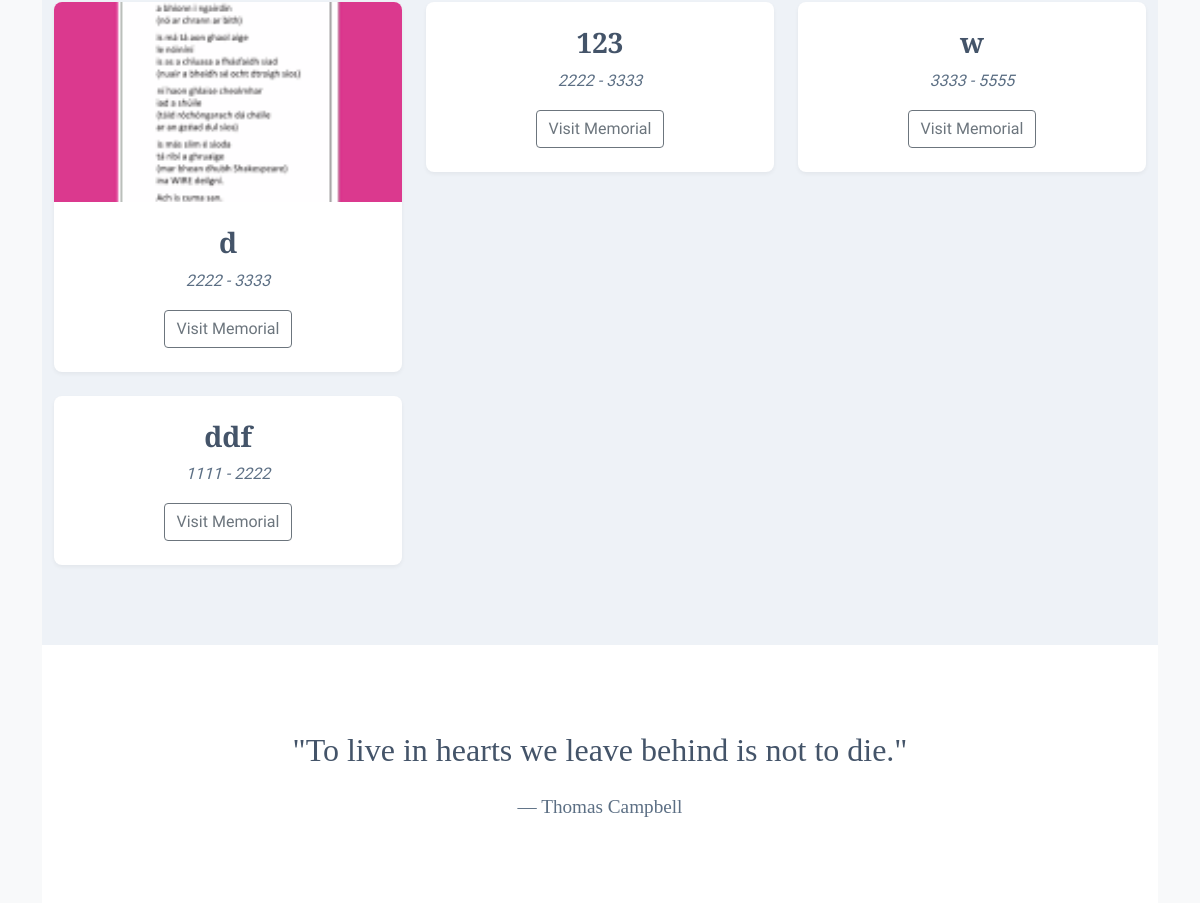
Before: / (lower part) with the older database file.
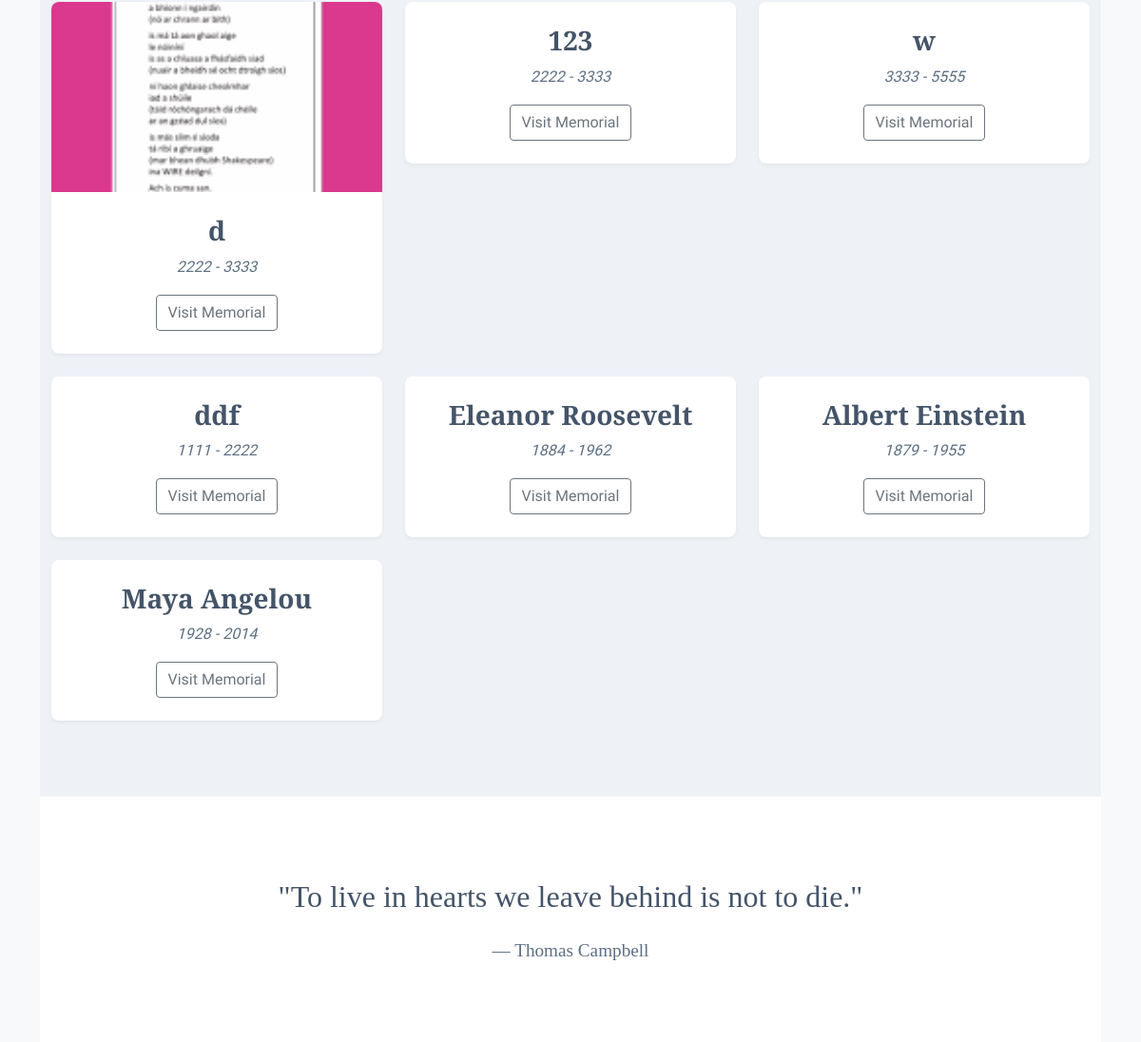
After: the same page with the newer database file.
### app/models/memorial.py (models this page shows, shortened)
class Memorial(db.Model):
    id = db.Column(db.Integer, primary_key=True)
    name = db.Column(db.String(100), nullable=False)
    birth_date = db.Column(db.Date)
    death_date = db.Column(db.Date)
    biography = db.Column(db.Text)
    custom_url = db.Column(db.String(100), unique=True)
    is_public = db.Column(db.Boolean, default=True)
    access_code = db.Column(db.String(20))
    created_at = db.Column(db.DateTime, default=datetime.utcnow)
    creator_id = db.Column(db.Integer, db.ForeignKey('user.id'), nullable=False)
    theme_id = db.Column(db.Integer, db.ForeignKey('theme.id'))
    layout = db.Column(db.String(32), default='standard')  # standard, compact, full-width, etc.
    photos = db.relationship('Photo', backref='memorial', lazy='dynamic')
    tributes = db.relationship('Tribute', backref='memorial', lazy='dynamic')
    events = db.relationship('Event', backref='memorial', lazy='dynamic')

### app/models/photo.py (models this page shows, shortened)
class Photo(db.Model):
    id = db.Column(db.Integer, primary_key=True)
    filename = db.Column(db.String(255), nullable=False)
    caption = db.Column(db.String(255))
    date_taken = db.Column(db.Date)
    uploaded_at = db.Column(db.DateTime, default=datetime.utcnow)
    is_profile = db.Column(db.Boolean, default=False)
    display_order = db.Column(db.Integer, default=0)
    memorial_id = db.Column(db.Integer, db.ForeignKey('memorial.id'), nullable=False)

### app/routes/memorial.py (the view)
@bp.route('/')
def index():
    memorials = Memorial.query.filter_by(is_public=True).all()
    return render_template('memorial/index.html', memorials=memorials)

### app/templates/memorial/index.html (shortened to what this page needs)
{% extends "base.html" %}
{% block head %}
<link rel="stylesheet" href="{{ url_for('static', filename='css/home.css', v='1.0') }}">
{% endblock %}
{% block content %}
{% if memorials %}
<section class="recent-memorials">
    <div class="container">
        <div class="row g-4">
            {% for memorial in memorials %}
            <div class="col-md-4">
                <div class="memorial-card">
                    {% if memorial.photos.filter_by(is_profile=true).first() %}
                    <div class="memorial-image">
                        <img src="{{ url_for('static', filename='uploads/' ~ memorial.id ~ '/' ~ memorial.photos.filter_by(is_profile=true).first().filename) }}"
                             alt="{{ memorial.name }}" class="img-fluid">
                    </div>
                    {% endif %}
                    <div class="memorial-content">
                        <h3>{{ memorial.name }}</h3>
                        <p class="memorial-dates">{{ memorial.birth_date.strftime('%Y') }} - {{ memorial.death_date.strftime('%Y') }}</p>
                        <a href="{{ url_for('memorial.view', id=memorial.id) }}" class="btn btn-outline-secondary">Visit Memorial</a>
                    </div>
                </div>
            </div>
            {% endfor %}
        </div>
    </div>
</section>
{% endif %}
<section class="quote-section">
    <div class="container">
        <blockquote>
            "To live in hearts we leave behind is not to die."
            <footer>— Thomas Campbell</footer>
        </blockquote>
    </div>
</section>
{% endblock %}

### app/templates/base.html (shortened to what this page needs)
<!DOCTYPE html>
<html lang="en">
<head>
    <link href="https://cdn.jsdelivr.net/npm/bootstrap@5.1.3/dist/css/bootstrap.min.css" rel="stylesheet">
    <link rel="stylesheet" href="{{ url_for('static', filename='css/base.css', v='1.0') }}">
    <link href="https://cdnjs.cloudflare.com/ajax/libs/font-awesome/5.15.4/css/all.min.css" rel="stylesheet">
    {% block head %}{% endblock %}
</head>
<body>
    <div class="container mt-4">
        {% block content %}{% endblock %}
    </div>
</body>
</html>

### app/static/css/base.css (style rules this page uses)
:root { --primary-color: #5c6f84; --primary-dark: #445469; --primary-light: #eef2f7; --accent-warm: #c4a484; --accent-soft: #a8c0d6; --neutral-100: #ffffff; --neutral-200: #f8f9fa; --neutral-300: #e9ecef; --neutral-400: #ced4da; --neutral-500: #adb5bd; --neutral-600: #6c757d; --neutral-700: #495057; --neutral-800: #343a40; --neutral-900: #212529; --text-primary: #2c3e50; --text-secondary: #5c6f84; --text-muted: #6c757d; --border-light: #dee2e6; --border-medium: #ced4da; --shadow-sm: 0 2px 4px rgba(0,0,0,0.05); --shadow-md: 0 4px 6px rgba(0,0,0,0.07); --shadow-lg: 0 10px 15px rgba(0,0,0,0.1); }
body { background-color: var(--neutral-200); color: var(--text-primary); font-family: 'Source Sans Pro', -apple-system, BlinkMacSystemFont, 'Segoe UI', Roboto, 'Helvetica Neue', Arial, sans-serif; line-height: 1.6; }
h1, h2, h3, h4, h5, h6 { color: var(--text-primary); font-weight: 600; margin-bottom: 1rem; }
a { color: var(--primary-color); text-decoration: none; transition: color 0.2s ease-in-out; }

### app/static/css/home.css (style rules this page uses)
.recent-memorials { padding: 5rem 0; background-color: var(--primary-light); }
.memorial-card { background: var(--neutral-100); border-radius: 8px; overflow: hidden; box-shadow: var(--shadow-sm); transition: all 0.3s ease; }
.memorial-image { height: 200px; overflow: hidden; }
.memorial-image img { width: 100%; height: 100%; object-fit: cover; }
.memorial-content { padding: 1.5rem; text-align: center; }
.memorial-content h3 { font-family: 'Playfair Display', serif; color: var(--primary-dark); margin-bottom: 0.5rem; }
.memorial-dates { color: var(--text-secondary); font-style: italic; margin-bottom: 1rem; }
.quote-section { padding: 5rem 0; background-color: var(--neutral-100); text-align: center; }
blockquote { font-family: 'Playfair Display', serif; font-size: 2rem; color: var(--primary-dark); max-width: 800px; margin: 0 auto; line-height: 1.6; }
blockquote footer { font-size: 1.2rem; color: var(--text-secondary); margin-top: 1rem; }

Changed rows visible on the page:
added Memorial: name "Eleanor Roosevelt", birth_date "1884", death_date "1962"
added Memorial: name "Albert Einstein", birth_date "1879", death_date "1955"
added Memorial: name "Maya Angelou", birth_date "1928", death_date "2014"
